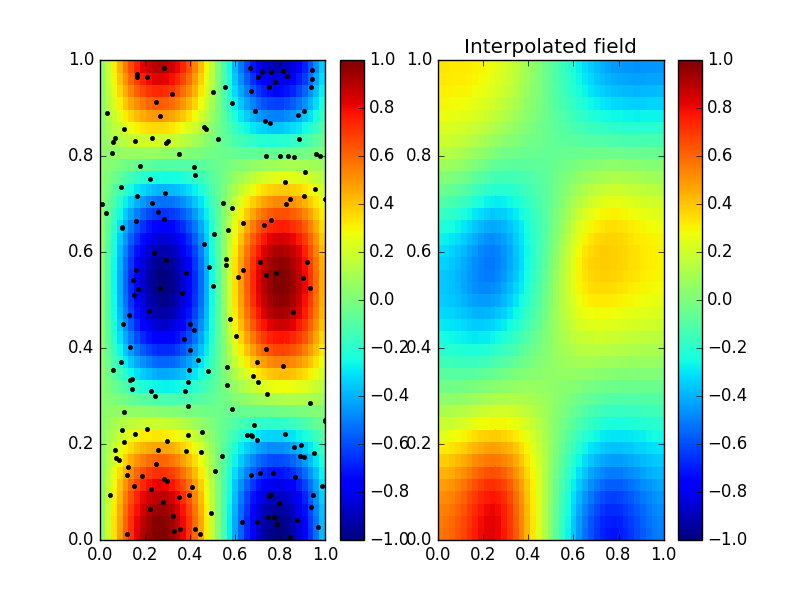

This chart was generated by the following Julia code:
# A simple example of divand in 4 dimensions
# with observations from an analytical function.

using divand
using PyPlot

# function to interpolate
fun(x,y,z,t) = sin(6x) .* cos(6y)+sin(6z) .* cos(6x) .* sin(2*pi*t) ;

# observations
nobs = 200;
x = rand(nobs);
y = rand(nobs);
z = 0.5+0.01*rand(nobs);
t = rand(nobs);
f = fun.(x,y,z,t)

# final grid
testsizexy=100
testsizez=2
testsizet=4

# mask: all points are valid points
# this problem has a simple cartesian metric
# pm is the inverse of the resolution along the 1st dimension,...
mask,(pm,pn,po,pq),(xi,yi,zi,ti) = divand_rectdom(linspace(0,1,testsizexy),
                                                  linspace(0,1,testsizexy),
                                                  linspace(0,1,testsizez),
                                                  linspace(0,1,testsizet))

# reference field
fref = fun.(xi,yi,zi,ti)

# correlation length
len = (0.1,0.1,0.1,0.1);

# obs. error variance normalized by the background error variance
epsilon2 = 1;

# fi is the interpolated field
@time fi,s = divandrun(mask,(pm,pn,po,pq),(xi,yi,zi,ti),(x,y,z,t),f,len,epsilon2; moddim=[0 0 0 1]);

# plotting of results
subplot(1,2,1);
pcolor(xi[:,:,1,3],yi[:,:,1,3],fref[:,:,1,3]);
colorbar()
clim(-1,1)
plot(x,y,"k.");

subplot(1,2,2);
pcolor(xi[:,:,1,3],yi[:,:,1,3],fi[:,:,1,3]);
colorbar()
clim(-1,1)
title("Interpolated field");

savefig("divand_simple_example_4D.png")

# Copyright (C) 2014, 2017 Alexander Barth <[email redacted]>
#                          Jean-Marie Beckers <[email redacted]>
#
# This program is free software; you can redistribute it and/or modify it under
# the terms of the GNU General Public License as published by the Free Software
# Foundation; either version 2 of the License, or (at your option) any later
# version.
#
# This program is distributed in the hope that it will be useful, but WITHOUT
# ANY WARRANTY; without even the implied warranty of MERCHANTABILITY or
# FITNESS FOR A PARTICULAR PURPOSE. See the GNU General Public License for more
# details.
#
# You should have received a copy of the GNU General Public License along with
# this program; if not, see <http://www.gnu.org/licenses/>.
